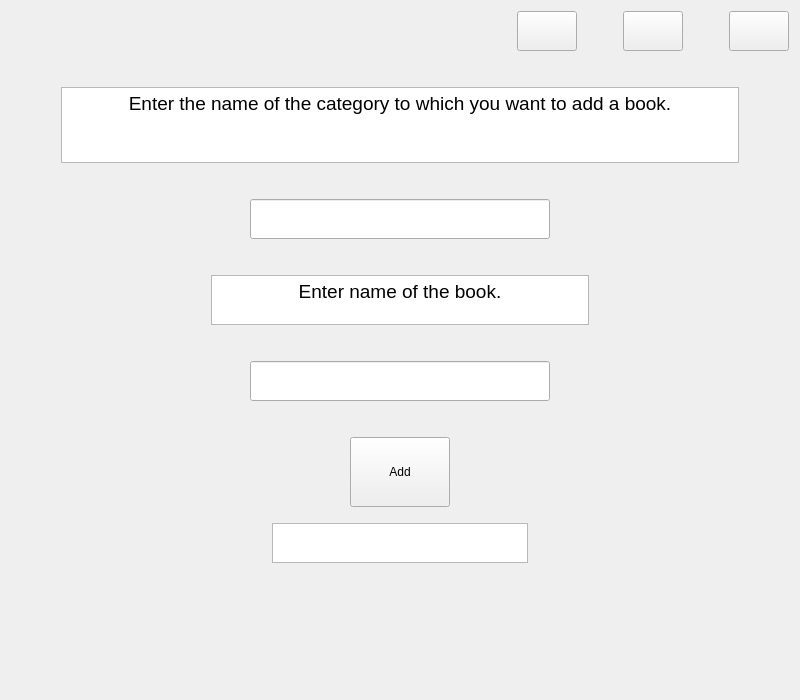
<?xml version="1.0" encoding="UTF-8"?>
<ui version="4.0">
 <class>add_to_category</class>
 <widget class="QWidget" name="add_to_category">
  <property name="geometry">
   <rect>
    <x>0</x>
    <y>0</y>
    <width>800</width>
    <height>700</height>
   </rect>
  </property>
  <property name="windowTitle">
   <string>Form</string>
  </property>
  <layout class="QVBoxLayout" name="verticalLayout">
   <item>
    <layout class="QVBoxLayout" name="verticalLayout_2">
     <property name="topMargin">
      <number>0</number>
     </property>
     <property name="bottomMargin">
      <number>0</number>
     </property>
     <item>
      <layout class="QHBoxLayout" name="horizontalLayout">
       <property name="topMargin">
        <number>0</number>
       </property>
       <item>
        <spacer name="horizontalSpacer">
         <property name="orientation">
          <enum>Qt::Horizontal</enum>
         </property>
         <property name="sizeHint" stdset="0">
          <size>
           <width>40</width>
           <height>20</height>
          </size>
         </property>
        </spacer>
       </item>
       <item>
        <widget class="QPushButton" name="back">
         <property name="minimumSize">
          <size>
           <width>60</width>
           <height>40</height>
          </size>
         </property>
         <property name="text">
          <string/>
         </property>
         <property name="icon">
          <iconset resource="resource.qrc">
           <normaloff>:/icons/back.png</normaloff>:/icons/back.png</iconset>
         </property>
         <property name="iconSize">
          <size>
           <width>50</width>
           <height>40</height>
          </size>
         </property>
        </widget>
       </item>
       <item>
        <spacer name="horizontalSpacer_2">
         <property name="orientation">
          <enum>Qt::Horizontal</enum>
         </property>
         <property name="sizeType">
          <enum>QSizePolicy::Fixed</enum>
         </property>
         <property name="sizeHint" stdset="0">
          <size>
           <width>40</width>
           <height>20</height>
          </size>
         </property>
        </spacer>
       </item>
       <item>
        <widget class="QPushButton" name="reload">
         <property name="minimumSize">
          <size>
           <width>60</width>
           <height>40</height>
          </size>
         </property>
         <property name="text">
          <string/>
         </property>
         <property name="icon">
          <iconset resource="resource.qrc">
           <normaloff>:/icons/reload.png</normaloff>:/icons/reload.png</iconset>
         </property>
         <property name="iconSize">
          <size>
           <width>50</width>
           <height>40</height>
          </size>
         </property>
        </widget>
       </item>
       <item>
        <spacer name="horizontalSpacer_3">
         <property name="orientation">
          <enum>Qt::Horizontal</enum>
         </property>
         <property name="sizeType">
          <enum>QSizePolicy::Fixed</enum>
         </property>
         <property name="sizeHint" stdset="0">
          <size>
           <width>40</width>
           <height>20</height>
          </size>
         </property>
        </spacer>
       </item>
       <item>
        <widget class="QPushButton" name="close">
         <property name="minimumSize">
          <size>
           <width>60</width>
           <height>40</height>
          </size>
         </property>
         <property name="text">
          <string/>
         </property>
         <property name="icon">
          <iconset resource="resource.qrc">
           <normaloff>:/icons/close.png</normaloff>:/icons/close.png</iconset>
         </property>
         <property name="iconSize">
          <size>
           <width>50</width>
           <height>40</height>
          </size>
         </property>
        </widget>
       </item>
      </layout>
     </item>
     <item>
      <spacer name="verticalSpacer_2">
       <property name="orientation">
        <enum>Qt::Vertical</enum>
       </property>
       <property name="sizeType">
        <enum>QSizePolicy::Fixed</enum>
       </property>
       <property name="sizeHint" stdset="0">
        <size>
         <width>20</width>
         <height>30</height>
        </size>
       </property>
      </spacer>
     </item>
     <item>
      <layout class="QHBoxLayout" name="horizontalLayout_2">
       <property name="topMargin">
        <number>0</number>
       </property>
       <item>
        <spacer name="horizontalSpacer_4">
         <property name="orientation">
          <enum>Qt::Horizontal</enum>
         </property>
         <property name="sizeType">
          <enum>QSizePolicy::Fixed</enum>
         </property>
         <property name="sizeHint" stdset="0">
          <size>
           <width>50</width>
           <height>20</height>
          </size>
         </property>
        </spacer>
       </item>
       <item>
        <widget class="QTextBrowser" name="textBrowser">
         <property name="sizePolicy">
          <sizepolicy hsizetype="Preferred" vsizetype="Fixed">
           <horstretch>0</horstretch>
           <verstretch>0</verstretch>
          </sizepolicy>
         </property>
         <property name="maximumSize">
          <size>
           <width>16777215</width>
           <height>76</height>
          </size>
         </property>
         <property name="html">
          <string>&lt;!DOCTYPE HTML PUBLIC &quot;-//W3C//DTD HTML 4.0//EN&quot; &quot;http://www.w3.org/TR/REC-html40/strict.dtd&quot;&gt;
&lt;html&gt;&lt;head&gt;&lt;meta name=&quot;qrichtext&quot; content=&quot;1&quot; /&gt;&lt;style type=&quot;text/css&quot;&gt;
p, li { white-space: pre-wrap; }
&lt;/style&gt;&lt;/head&gt;&lt;body style=&quot; font-family:'MS Shell Dlg 2'; font-size:8.05594pt; font-weight:400; font-style:normal;&quot;&gt;
&lt;p align=&quot;center&quot; style=&quot; margin-top:0px; margin-bottom:0px; margin-left:0px; margin-right:0px; -qt-block-indent:0; text-indent:0px;&quot;&gt;&lt;span style=&quot; font-size:14pt;&quot;&gt;Enter the name of the category to which you want to add a book.&lt;/span&gt;&lt;/p&gt;&lt;/body&gt;&lt;/html&gt;</string>
         </property>
        </widget>
       </item>
       <item>
        <spacer name="horizontalSpacer_5">
         <property name="orientation">
          <enum>Qt::Horizontal</enum>
         </property>
         <property name="sizeType">
          <enum>QSizePolicy::Fixed</enum>
         </property>
         <property name="sizeHint" stdset="0">
          <size>
           <width>50</width>
           <height>20</height>
          </size>
         </property>
        </spacer>
       </item>
      </layout>
     </item>
     <item>
      <spacer name="verticalSpacer_3">
       <property name="orientation">
        <enum>Qt::Vertical</enum>
       </property>
       <property name="sizeType">
        <enum>QSizePolicy::Fixed</enum>
       </property>
       <property name="sizeHint" stdset="0">
        <size>
         <width>20</width>
         <height>30</height>
        </size>
       </property>
      </spacer>
     </item>
     <item>
      <layout class="QHBoxLayout" name="horizontalLayout_3">
       <property name="topMargin">
        <number>0</number>
       </property>
       <item>
        <spacer name="horizontalSpacer_7">
         <property name="orientation">
          <enum>Qt::Horizontal</enum>
         </property>
         <property name="sizeHint" stdset="0">
          <size>
           <width>40</width>
           <height>20</height>
          </size>
         </property>
        </spacer>
       </item>
       <item>
        <widget class="QLineEdit" name="category_name">
         <property name="sizePolicy">
          <sizepolicy hsizetype="Fixed" vsizetype="Fixed">
           <horstretch>0</horstretch>
           <verstretch>0</verstretch>
          </sizepolicy>
         </property>
         <property name="minimumSize">
          <size>
           <width>300</width>
           <height>40</height>
          </size>
         </property>
         <property name="maximumSize">
          <size>
           <width>16777215</width>
           <height>80</height>
          </size>
         </property>
        </widget>
       </item>
       <item>
        <spacer name="horizontalSpacer_6">
         <property name="orientation">
          <enum>Qt::Horizontal</enum>
         </property>
         <property name="sizeHint" stdset="0">
          <size>
           <width>40</width>
           <height>20</height>
          </size>
         </property>
        </spacer>
       </item>
      </layout>
     </item>
     <item>
      <spacer name="verticalSpacer_4">
       <property name="orientation">
        <enum>Qt::Vertical</enum>
       </property>
       <property name="sizeType">
        <enum>QSizePolicy::Fixed</enum>
       </property>
       <property name="sizeHint" stdset="0">
        <size>
         <width>20</width>
         <height>30</height>
        </size>
       </property>
      </spacer>
     </item>
     <item>
      <layout class="QHBoxLayout" name="horizontalLayout_4">
       <property name="topMargin">
        <number>0</number>
       </property>
       <item>
        <spacer name="horizontalSpacer_8">
         <property name="orientation">
          <enum>Qt::Horizontal</enum>
         </property>
         <property name="sizeType">
          <enum>QSizePolicy::Fixed</enum>
         </property>
         <property name="sizeHint" stdset="0">
          <size>
           <width>200</width>
           <height>20</height>
          </size>
         </property>
        </spacer>
       </item>
       <item>
        <widget class="QTextBrowser" name="textBrowser_2">
         <property name="sizePolicy">
          <sizepolicy hsizetype="Fixed" vsizetype="Fixed">
           <horstretch>0</horstretch>
           <verstretch>0</verstretch>
          </sizepolicy>
         </property>
         <property name="minimumSize">
          <size>
           <width>0</width>
           <height>0</height>
          </size>
         </property>
         <property name="maximumSize">
          <size>
           <width>500</width>
           <height>50</height>
          </size>
         </property>
         <property name="html">
          <string>&lt;!DOCTYPE HTML PUBLIC &quot;-//W3C//DTD HTML 4.0//EN&quot; &quot;http://www.w3.org/TR/REC-html40/strict.dtd&quot;&gt;
&lt;html&gt;&lt;head&gt;&lt;meta name=&quot;qrichtext&quot; content=&quot;1&quot; /&gt;&lt;style type=&quot;text/css&quot;&gt;
p, li { white-space: pre-wrap; }
&lt;/style&gt;&lt;/head&gt;&lt;body style=&quot; font-family:'MS Shell Dlg 2'; font-size:8.05594pt; font-weight:400; font-style:normal;&quot;&gt;
&lt;p align=&quot;center&quot; style=&quot; margin-top:0px; margin-bottom:0px; margin-left:0px; margin-right:0px; -qt-block-indent:0; text-indent:0px;&quot;&gt;&lt;span style=&quot; font-size:14pt;&quot;&gt;Enter name of the book.&lt;/span&gt;&lt;/p&gt;&lt;/body&gt;&lt;/html&gt;</string>
         </property>
        </widget>
       </item>
       <item>
        <spacer name="horizontalSpacer_9">
         <property name="orientation">
          <enum>Qt::Horizontal</enum>
         </property>
         <property name="sizeType">
          <enum>QSizePolicy::Fixed</enum>
         </property>
         <property name="sizeHint" stdset="0">
          <size>
           <width>200</width>
           <height>20</height>
          </size>
         </property>
        </spacer>
       </item>
      </layout>
     </item>
     <item>
      <spacer name="verticalSpacer_5">
       <property name="orientation">
        <enum>Qt::Vertical</enum>
       </property>
       <property name="sizeType">
        <enum>QSizePolicy::Fixed</enum>
       </property>
       <property name="sizeHint" stdset="0">
        <size>
         <width>20</width>
         <height>30</height>
        </size>
       </property>
      </spacer>
     </item>
     <item>
      <layout class="QHBoxLayout" name="horizontalLayout_5">
       <property name="topMargin">
        <number>0</number>
       </property>
       <item>
        <spacer name="horizontalSpacer_10">
         <property name="orientation">
          <enum>Qt::Horizontal</enum>
         </property>
         <property name="sizeHint" stdset="0">
          <size>
           <width>40</width>
           <height>20</height>
          </size>
         </property>
        </spacer>
       </item>
       <item>
        <widget class="QLineEdit" name="book_name">
         <property name="sizePolicy">
          <sizepolicy hsizetype="Fixed" vsizetype="Fixed">
           <horstretch>0</horstretch>
           <verstretch>0</verstretch>
          </sizepolicy>
         </property>
         <property name="minimumSize">
          <size>
           <width>300</width>
           <height>40</height>
          </size>
         </property>
        </widget>
       </item>
       <item>
        <spacer name="horizontalSpacer_11">
         <property name="orientation">
          <enum>Qt::Horizontal</enum>
         </property>
         <property name="sizeHint" stdset="0">
          <size>
           <width>40</width>
           <height>20</height>
          </size>
         </property>
        </spacer>
       </item>
      </layout>
     </item>
     <item>
      <spacer name="verticalSpacer_6">
       <property name="orientation">
        <enum>Qt::Vertical</enum>
       </property>
       <property name="sizeType">
        <enum>QSizePolicy::Fixed</enum>
       </property>
       <property name="sizeHint" stdset="0">
        <size>
         <width>20</width>
         <height>30</height>
        </size>
       </property>
      </spacer>
     </item>
     <item>
      <layout class="QHBoxLayout" name="horizontalLayout_6">
       <property name="topMargin">
        <number>0</number>
       </property>
       <item>
        <spacer name="horizontalSpacer_12">
         <property name="orientation">
          <enum>Qt::Horizontal</enum>
         </property>
         <property name="sizeHint" stdset="0">
          <size>
           <width>40</width>
           <height>20</height>
          </size>
         </property>
        </spacer>
       </item>
       <item>
        <widget class="QPushButton" name="add">
         <property name="sizePolicy">
          <sizepolicy hsizetype="Fixed" vsizetype="Fixed">
           <horstretch>0</horstretch>
           <verstretch>0</verstretch>
          </sizepolicy>
         </property>
         <property name="minimumSize">
          <size>
           <width>100</width>
           <height>70</height>
          </size>
         </property>
         <property name="text">
          <string>Add</string>
         </property>
        </widget>
       </item>
       <item>
        <spacer name="horizontalSpacer_13">
         <property name="orientation">
          <enum>Qt::Horizontal</enum>
         </property>
         <property name="sizeHint" stdset="0">
          <size>
           <width>40</width>
           <height>20</height>
          </size>
         </property>
        </spacer>
       </item>
      </layout>
     </item>
     <item>
      <spacer name="verticalSpacer_7">
       <property name="orientation">
        <enum>Qt::Vertical</enum>
       </property>
       <property name="sizeType">
        <enum>QSizePolicy::Fixed</enum>
       </property>
       <property name="sizeHint" stdset="0">
        <size>
         <width>20</width>
         <height>10</height>
        </size>
       </property>
      </spacer>
     </item>
     <item>
      <layout class="QHBoxLayout" name="horizontalLayout_7">
       <property name="topMargin">
        <number>0</number>
       </property>
       <item>
        <spacer name="horizontalSpacer_14">
         <property name="orientation">
          <enum>Qt::Horizontal</enum>
         </property>
         <property name="sizeHint" stdset="0">
          <size>
           <width>40</width>
           <height>20</height>
          </size>
         </property>
        </spacer>
       </item>
       <item>
        <widget class="QTextBrowser" name="textBrowser_3">
         <property name="sizePolicy">
          <sizepolicy hsizetype="Fixed" vsizetype="Fixed">
           <horstretch>0</horstretch>
           <verstretch>0</verstretch>
          </sizepolicy>
         </property>
         <property name="minimumSize">
          <size>
           <width>0</width>
           <height>40</height>
          </size>
         </property>
         <property name="maximumSize">
          <size>
           <width>16777215</width>
           <height>40</height>
          </size>
         </property>
         <property name="html">
          <string>&lt;!DOCTYPE HTML PUBLIC &quot;-//W3C//DTD HTML 4.0//EN&quot; &quot;http://www.w3.org/TR/REC-html40/strict.dtd&quot;&gt;
&lt;html&gt;&lt;head&gt;&lt;meta name=&quot;qrichtext&quot; content=&quot;1&quot; /&gt;&lt;style type=&quot;text/css&quot;&gt;
p, li { white-space: pre-wrap; }
&lt;/style&gt;&lt;/head&gt;&lt;body style=&quot; font-family:'MS Shell Dlg 2'; font-size:8.05594pt; font-weight:400; font-style:normal;&quot;&gt;
&lt;p align=&quot;center&quot; style=&quot;-qt-paragraph-type:empty; margin-top:0px; margin-bottom:0px; margin-left:0px; margin-right:0px; -qt-block-indent:0; text-indent:0px; font-size:8.05594pt;&quot;&gt;&lt;br /&gt;&lt;/p&gt;&lt;/body&gt;&lt;/html&gt;</string>
         </property>
        </widget>
       </item>
       <item>
        <spacer name="horizontalSpacer_15">
         <property name="orientation">
          <enum>Qt::Horizontal</enum>
         </property>
         <property name="sizeHint" stdset="0">
          <size>
           <width>40</width>
           <height>20</height>
          </size>
         </property>
        </spacer>
       </item>
      </layout>
     </item>
     <item>
      <spacer name="verticalSpacer">
       <property name="orientation">
        <enum>Qt::Vertical</enum>
       </property>
       <property name="sizeType">
        <enum>QSizePolicy::Expanding</enum>
       </property>
       <property name="sizeHint" stdset="0">
        <size>
         <width>20</width>
         <height>10</height>
        </size>
       </property>
      </spacer>
     </item>
    </layout>
   </item>
  </layout>
 </widget>
 <resources>
  <include location="resource.qrc"/>
 </resources>
 <connections/>
</ui>
